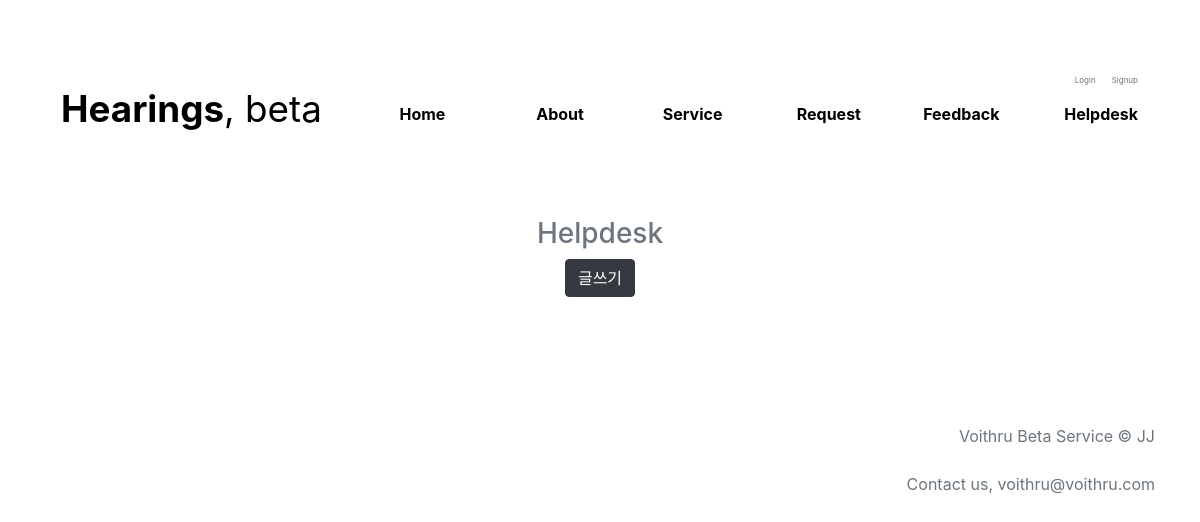
Page /helpdesk/ on the earlier database version.
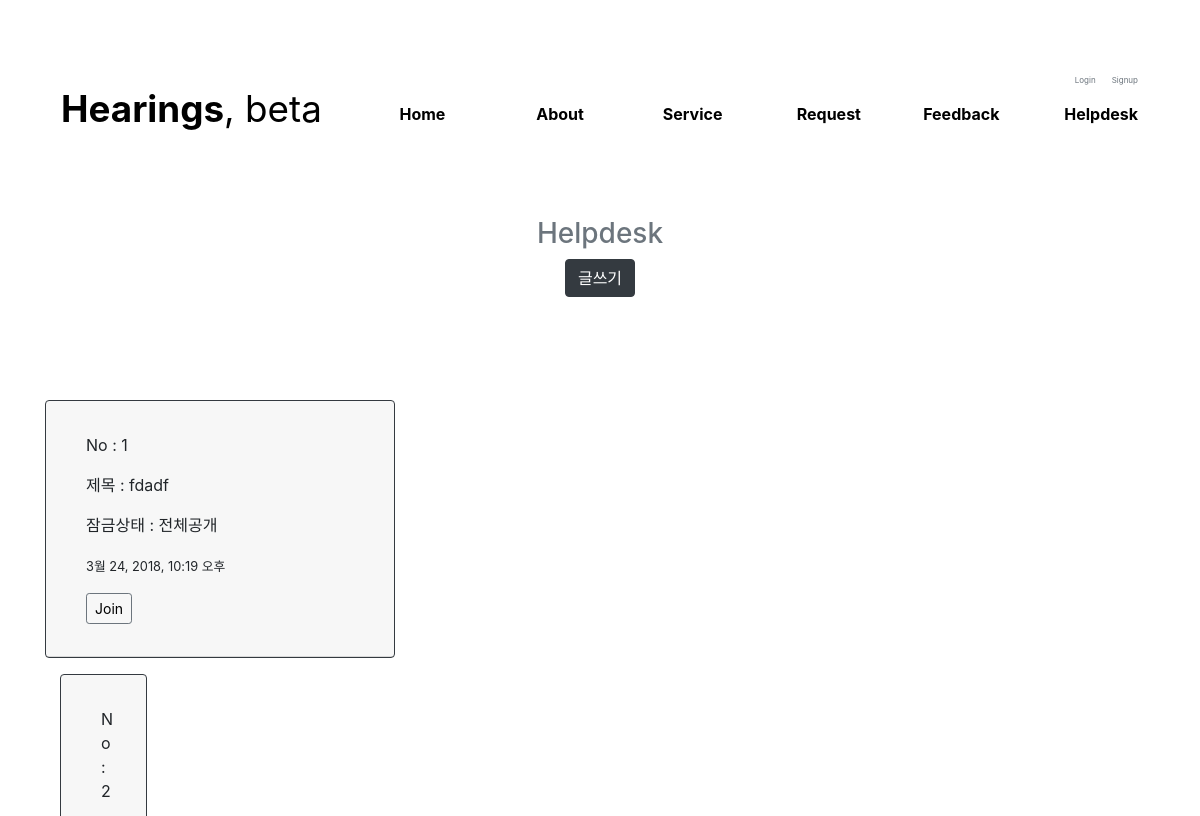
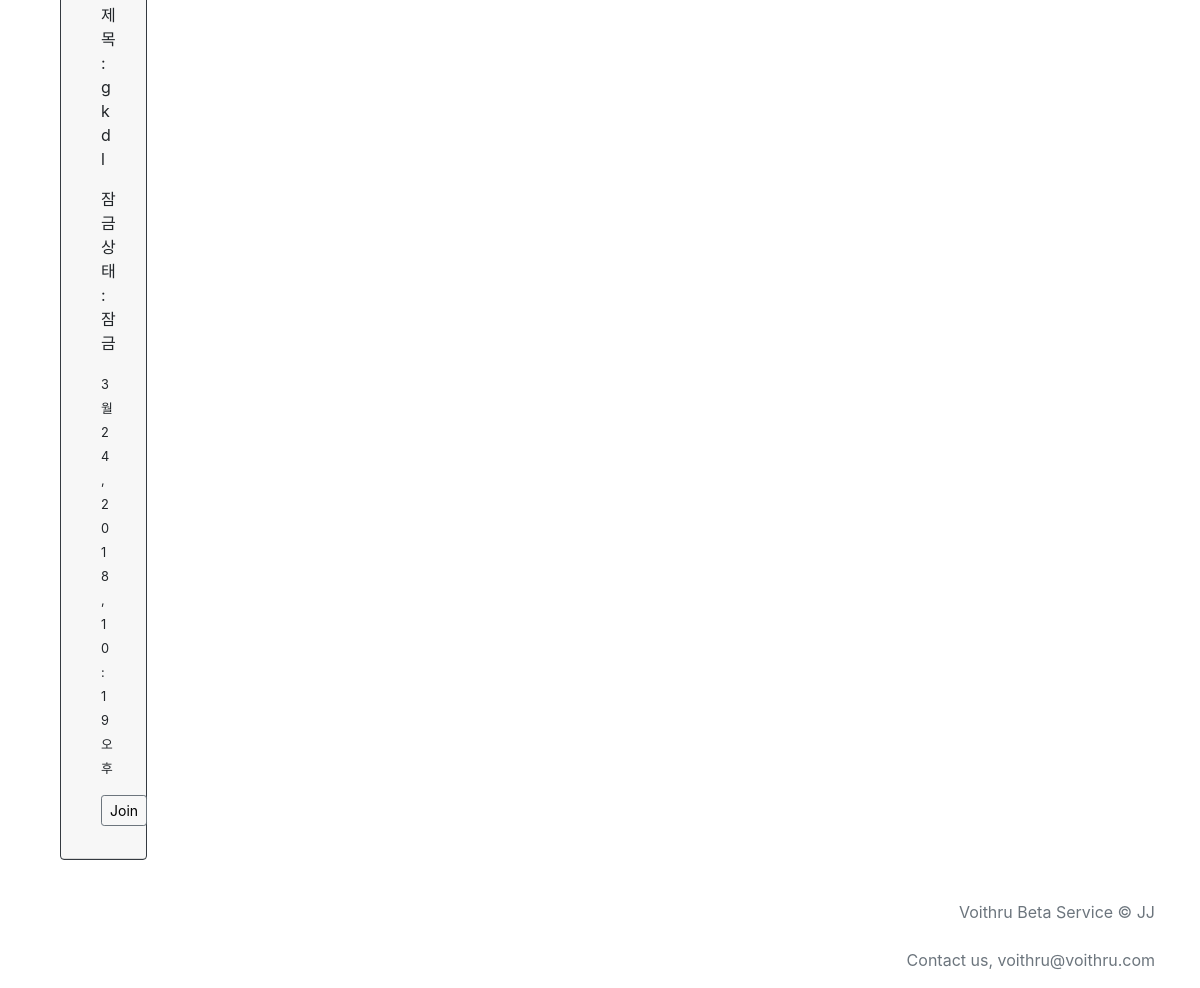
Same page on the later database version (2 pictures, top to bottom).
### blog/models.py (models this page shows, shortened)
class Helpdesk(models.Model):
    LOCK = '잠금'
    UNLOCK = '전체공개'
    LOCK_CHECK = [
        (LOCK, '잠금'),
        (UNLOCK, '전체공개'),
    ]
    h_user = models.ForeignKey('auth.User', on_delete=models.CASCADE)
    h_created_date = models.DateTimeField(default=timezone.now)
    h_title = models.CharField(max_length=100, blank=True)
    h_description = models.TextField()
    h_lock_checked = models.CharField(choices=LOCK_CHECK, max_length=20, default=UNLOCK)

### blog/views.py (the view)
# urls.py: url(r'^helpdesk/$', views.help_list, name='help_list'),
def help_list(request):
    candidates = Helpdesk.objects.all()
    posts = Helpdesk.objects.filter(h_created_date__lte=timezone.now()).order_by('h_created_date')
    return render(request, 'blog/help_list.html', {'candidates':candidates, 'posts':posts})

### blog/templates/blog/help_list.html (shortened to what this page needs)
{% extends 'blog/base.html' %}
{% load staticfiles %}
{% block content %}
<main role="main">
    <div class="container" style="display:table; height:200px;">
            <div class="text-center" style="padding-bottom: 70px; display:table-cell; vertical-align:middle;">
                <h3 class="text-secondary">Helpdesk</h3>
                <p><a href="{% url 'help_new' %}" class="btn btn-dark">글쓰기</a></p>
            </div>
    </div>
         <div class="container">
              <div class="row">
                  {% for post in posts %}
                  <div class="col-md-4 ">
                      <div class="card mb-12 box-shadow border-dark mb-3">
                          <div class="card-header">
                          <div class="card-body">
                              <p class="card-text">No : {{ post.id }}</p>
                              <p class="card-text">제목 : {{ post.h_title }}</p>
                              <p class="card-text">잠금상태 : {{ post.h_lock_checked }}</p>
                              <p class="card-text"><small>{{ post.h_created_date }}</small></p>
                              <div class="d-flex justify-content-between align-items-center">
                                  <div class="btn-group">
                                      <button type="button" class="btn btn-sm btn-outline-secondary"><a href="{% url 'help_detail' pk=post.pk %}" style="color:black;">Join</a></button>
                                  </div>
                                </div>
                          </div>
                      </div>
                  </div>
                  {% endfor %}
              </div>
         </div>
</main>
{% endblock %}

Differences in the rows shown:
added Helpdesk: id "1", h_title "fdadf", h_lock_checked "전체공개", h_created_date "3월 24, 2018, 10:19 오후"
added Helpdesk: id "2", h_title "gkdl", h_lock_checked "잠금", h_created_date "3월 24, 2018, 10:19 오후"
